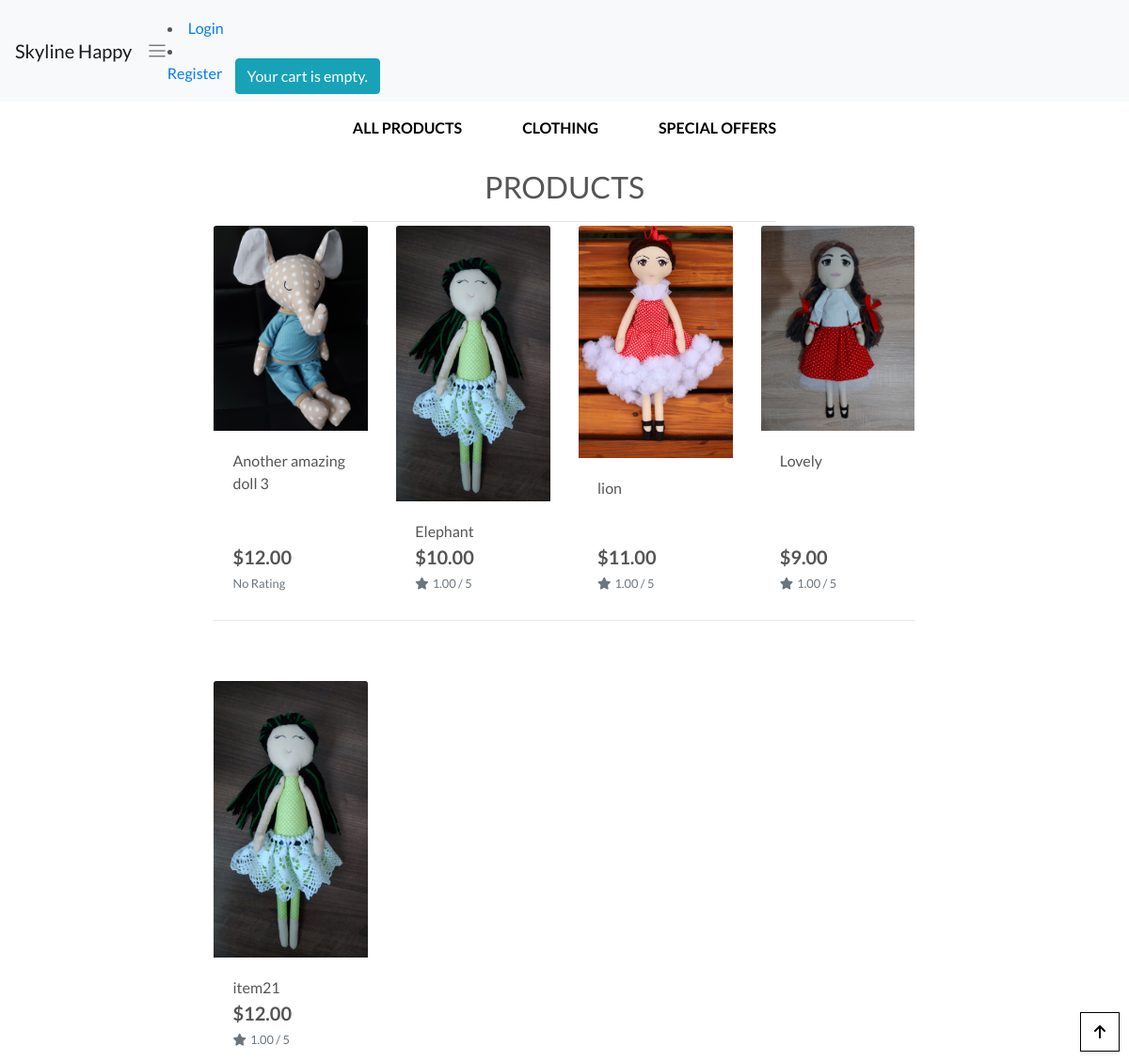
Before: / with the older database file.
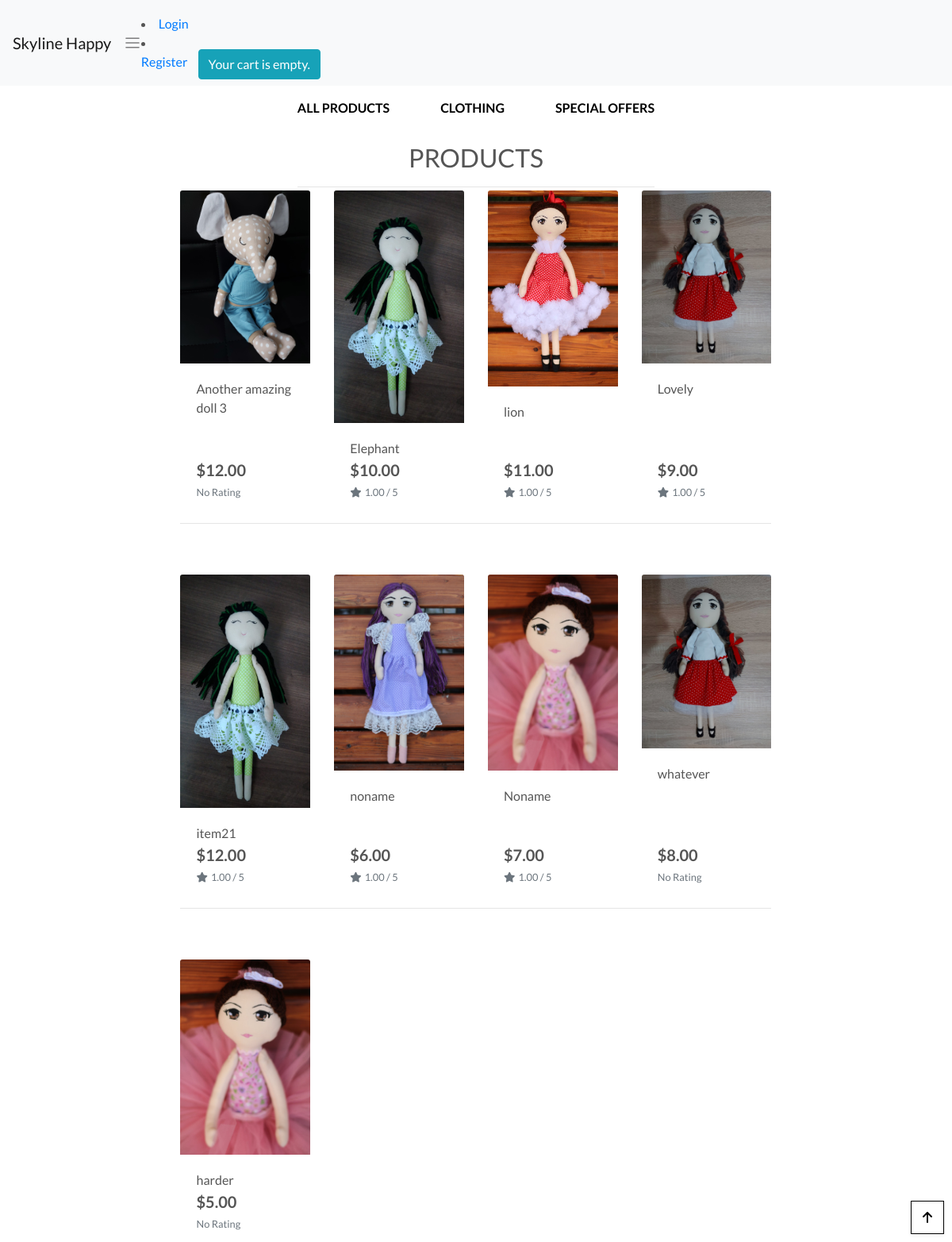
After: the same page with the newer database file.
### home/models.py (models this page shows, shortened)
class Product(models.Model):
    sku = models.CharField(max_length=254, null=True, blank=True)
    name = models.CharField(max_length=254)
    description = models.TextField()
    price = models.DecimalField(max_digits=6, decimal_places=2)
    rating = models.DecimalField(max_digits=6, decimal_places=2, null=True,
                                 blank=True)
    image_url = models.URLField(max_length=1024, null=True, blank=True)
    image = models.ImageField(null=True, blank=True)

### home/views.py (the view)
# urls.py: path('', views.all_products, name='products'),
def all_products(request):
    products = Product.objects.all()
    context = {
        'products': products,
    }
    return render(request, 'products.html', context)

### bag/contexts.py (called while the page is built, shortened)
def bag_contents(request):
    bag_items = []
    total = 0
    product_count = 0
    bag = request.session.get('bag', {})
    if total < settings.FREE_DELIVERY_THRESHOLD:
        delivery = total * Decimal(settings.STANDARD_DELIVERY_PERCENTAGE / 100)
        free_delivery_delta = settings.FREE_DELIVERY_THRESHOLD - total
    else:
        delivery = 0
        free_delivery_delta = 0
    grand_total = delivery + total
    context = {
        'bag_items': bag_items,
        'total': total,
        'product_count': product_count,
        'delivery': delivery,
        'free_delivery_delta': free_delivery_delta,
        'free_delivery_threshold': settings.FREE_DELIVERY_THRESHOLD,
        'grand_total': grand_total,
    }
    return context

### home/templates/products.html (shortened to what this page needs)
{% extends "base.html" %}
{% load static %}
{% block content %}
    <div class="overlay"></div>
    <div class="container-fluid">
        <div class="row">
            <div class="col text-center mt-3">
                <h2 class="logo-font">Products</h2>
                <hr class="w-50 mb-1">
            </div>
        </div>
        <div class="row">
            <div class="product-container col-10 offset-1">
                <div class="row">
                    {% for product in products %}
                        <div class="col-sm-6 col-md-6 col-lg-4 col-xl-3">
                            <div class="card h-100 border-0">
                                {% if product.image %}
                                <a href="{% url 'product_detail' product.id %}">
                                    <img class="card-img-top img-fluid" src="{{ product.image.url }}" alt="{{ product.name }}">
                                </a>
                                {% else %}
                                <a href="{% url 'product_detail' product.id %}">
                                    <img class="card-img-top img-fluid" src="{{ MEDIA_URL }}noimage.png" alt="{{ product.name }}">
                                </a>
                                {% endif %}
                                <div class="card-body pb-0">
                                    <p class="mb-0">{{ product.name }}</p>
                                </div>
                                <div class="card-footer bg-white pt-0 border-0 text-left">
                                    <div class="row">
                                        <div class="col">
                                            <p class="lead mb-0 text-left font-weight-bold">${{ product.price }}</p>
                                            {% if product.rating %}
                                                <small class="text-muted"><i class="fas fa-star mr-1"></i>{{ product.rating }} / 5</small>
                                            {% else %}
                                                <small class="text-muted">No Rating</small>
                                            {% endif %}
                                        </div>
                                    </div>
                                </div>
                            </div>
                        </div>
                        {% if forloop.counter|divisibleby:4 %}
                            <div class="col-12 d-none d-xl-block mb-5">
                                <hr>
                            </div>
                        {% endif %}
                    {% endfor %}
                </div>
            </div>
        </div>
    </div>
    <div class="btt-button shadow-sm rounded-0 border border-black">
        <a class="btt-link d-flex h-100">
            <i class="fas fa-arrow-up text-black mx-auto my-auto"></i>
        </a>
    </div>
{% endblock %}

### home/templates/base.html (shortened to what this page needs)
{% load static %}
<!doctype html>
<html lang="en">
    <head>
        {% block corecss %}
        <link rel="stylesheet" href="https://stackpath.bootstrapcdn.com/bootstrap/4.4.1/css/bootstrap.min.css">
        <link rel="stylesheet" href="{% static 'css/base.css' %}">
        {% endblock %}
    </head>
    <body>
        <nav class="navbar navbar-expand-lg navbar-light bg-light">
            <a class="navbar-brand" href="{% url 'products' %}">Skyline Happy</a>
                <span class="navbar-toggler-icon"></span>
            <div>
                {% if user.is_authenticated %}
                <ul class="navbar-nav">
                <li class="nav-item">
                     <a href="{% url 'add_product' %}">Product Management</a>
                </li>
                <li class="nav-item">
                    <a href="{% url 'profile' %}">My Profile</a>
                </li>
                <li class="nav-item">
                    <a href="{% url 'logout' %}">Logout</a>
                </li>
                {% else %}
                <li class="nav-item">
                    <a href="{% url 'login' %}">Login</a>
                </li>
                <li class="nav-item">
                    <a href="{% url 'register' %}">Register</a>
                </li>
                {% endif %}
            </div>
            <div class="container">
                <div class="row" style="margin-top: 6%">
                    <button class="btn btn-info pull-right">
                        {% with totail_items=cart|length %}
                            {% if cart|length > 0 %}
                                My Shopping Order:
                                <a href="{% url "cart:cart_detail" %}" style="color: #ffffff">
                                 {{ cart.get_total_price }}
                                </a>
                                {% else %}
                                Your cart is empty.
                            {% endif %}
                        {% endwith %}
                    </button>
                </div>
            </div>
        </nav>
        <div class="row bg-white">
            <nav class="navbar navbar-expand-lg navbar-light w-100">
                {% include 'includes/main_nav.html' %}
            </nav>
        </div>
        <div class="container">
            {% block content %}
            {% endblock %}
        </div>
    </body>
</html>

### home/templates/includes/main_nav.html (shortened to what this page needs)
<div class="collapse navbar-collapse" id="main-nav">
    <ul class="navbar-nav w-auto mx-auto">
        <li class="nav-item dropdown">
            <a class="logo-font font-weight-bold nav-link text-black mr-5" href="#" id="all-products-link" data-toggle="dropdown" aria-haspopup="true" aria-expanded="false">
                All Products
            </a>
        </li>
        <li class="nav-item dropdown">
            <a class="logo-font font-weight-bold nav-link text-black mr-5" href="#" id="clothing-link" data-toggle="dropdown" aria-haspopup="true" aria-expanded="false">
                Clothing
            </a>
        </li>
        <li class="nav-item dropdown">
            <a class="logo-font font-weight-bold nav-link text-black" href="#" id="specials-link" data-toggle="dropdown" aria-haspopup="true" aria-expanded="false">
                Special Offers
            </a>
        </li>
    </ul>
</div>

### static/Skyline/css/base.css (style rules this page uses)
html { height: 100%; }
body { background: url('https://browser-salmon-basilisk-bqpjrr32.ws-eu03.gitpod.io/workspace/Skyline9/Skyline/static/Skyline/images/8905500_stock-vector-joyful-and-happy-children-jumping-on-the-grass.jpg') no-repeat center center fixed; background-size: cover; height: calc(100vh - 164px); color: #555; font-family: 'Lato'; }
.overlay { height: 100%; width: 100%; top: 0; left: 0; position: fixed; background: white; z-index: -1; }
.logo-font { text-transform: uppercase; }
.text-black { color: #000 !important; }
.border-black { border: 1px solid black !important; }
.btt-button { height: 42px; width: 42px; position: fixed; bottom: 10px; right: 10px; }
.btt-link, .update-link, .remove-item { cursor: pointer; }
@media (min-width: 1200px) { .container { max-width: 80%; } }

Changed rows visible on the page:
added Product: image (picture), name "noname", price "6.00", rating "1.00"
added Product: image (picture), name "Noname", price "7.00", rating "1.00"
added Product: image (picture), name "whatever", price "8.00", rating "No Rating"
added Product: image (picture), name "harder", price "5.00", rating "No Rating"
